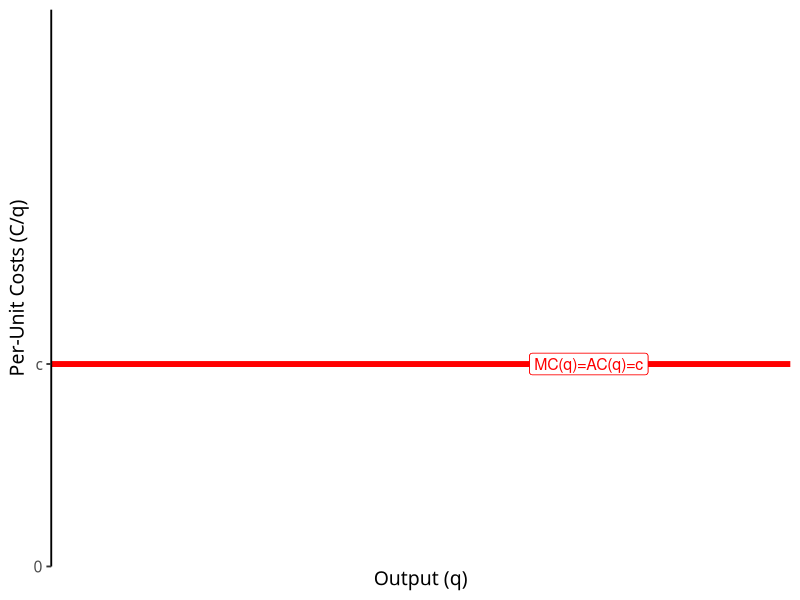
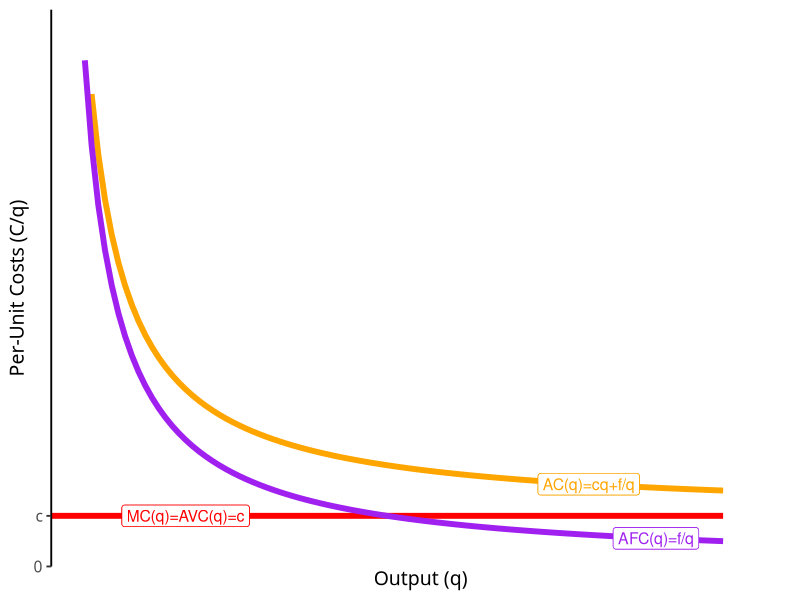

These figures' R source, in order:
## ---- chunk 1
knitr::opts_chunk$set(echo = FALSE,
                      message = FALSE,
                      warning = FALSE)
library(tidyverse)
## ---- chunk 2
ggplot(data.frame(x=c(0,10)), aes(x=x))+
  #stat_function(fun=mc_c, geom="line", size=2, color="red")+
  geom_hline(yintercept=2, color="red", size=2)+
  geom_label(aes(x=8,y=2), color = "red", label="MC(q)=AC(q)=c", size = 4)+
  scale_x_continuous(breaks=NULL,
                     limits=c(0,10),
                     expand=expand_scale(mult=c(0,0.1)))+
  scale_y_continuous(breaks=c(0,2),
                     labels=c(0,"c"),
                     limits=c(0,5),
                     expand=expand_scale(mult=c(0,0.1)))+
  labs(x = "Output (q)",
       y = "Per-Unit Costs (C/q)")+
  theme_classic(base_family = "Fira Sans Condensed", base_size=14)
## ---- chunk 3
cc_f<-function(x){10/x}
cc_mc<-function(x){2}
cc_ac<-function(x){2+10/x}

ggplot(data.frame(x=c(0,10)), aes(x=x))+
  stat_function(fun=cc_mc, geom="line", size=2, color="red")+
  geom_label(aes(x=2,y=cc_mc(2)), color = "red", label="MC(q)=AVC(q)=c", size = 4)+
  stat_function(fun=cc_ac, geom="line", size=2, color="orange")+
  geom_label(aes(x=8,y=cc_ac(8)), color = "orange", label="AC(q)=cq+f/q", size = 4)+
  stat_function(fun=cc_f, geom="line", size=2, color="purple")+
  geom_label(aes(x=9,y=cc_f(9)), color = "purple", label="AFC(q)=f/q", size = 4)+
  scale_x_continuous(breaks=NULL,
                     limits=c(0,10),
                     expand=expand_scale(mult=c(0,0.1)))+
  scale_y_continuous(breaks=c(0,2),
                     labels=c(0,"c"),
                     limits=c(0,20),
                     expand=expand_scale(mult=c(0,0.1)))+
  labs(x = "Output (q)",
       y = "Per-Unit Costs (C/q)")+
  theme_classic(base_family = "Fira Sans Condensed", base_size=14)
